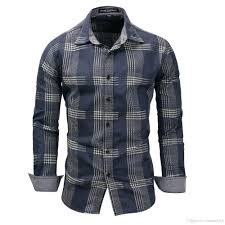
#> input picture lab2/B22_E22CSEU0645_Divyansh/uploads/images.jpeg, 225 x 225 px, found by its file name
$ jupyter execute ACVLab6.ipynb   (shell and % lines are left out)
#> lines starting #> are read from the running program, lines starting #| are printed output that depends on the picture; after the words box and inside, x2 and y2 are one past the last pixel; in counts of white or black regions, pixels touching at a corner belong together
[cell 1]
import cv2
import numpy as np
import matplotlib.pyplot as plt
from ultralytics import YOLO
from tensorflow import keras
from tensorflow.keras.applications import VGG16
from tensorflow.keras.models import Model

# Task 1: Image Segmentation and Hough Transform
def edge_based_segmentation(image_path):
    # Check if the image file exists and can be read
#> called with image_path = '/content/images.jpeg'
    image = cv2.imread(image_path, cv2.IMREAD_GRAYSCALE)
#> image: shape (225, 225); min 0, max 255, mean 166.6

    # Check if image loading was successful
    if image is None:
        print(f"Error: Could not load image from {image_path}. Please check the file path.")
        return  # Exit the function if image loading failed

    edges = cv2.Canny(image, 50, 150)
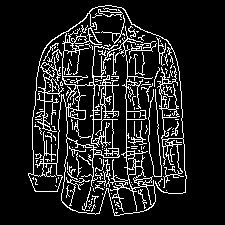
#> edges: shape (225, 225); 12.7% white in thin lines or dots, all inside (x1, y1, x2, y2) = (28, 5, 187, 216)
    plt.imshow(edges, cmap='gray')
    plt.title('Edge-based Segmentation')
    plt.show()

def region_based_segmentation(image_path):
#> called with image_path = '/content/images.jpeg'
    image = cv2.imread(image_path)
#> image is the input picture: shape (225, 225, 3); mean B, G, R 171.2, 166.5, 164.8
    gray = cv2.cvtColor(image, cv2.COLOR_BGR2GRAY)
    _, thresh = cv2.threshold(gray, 127, 255, cv2.THRESH_BINARY)
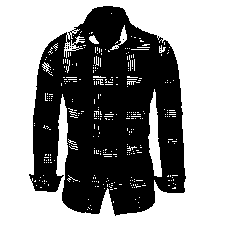
#> thresh: shape (225, 225); 55.2% white; 13 black regions (12 under 20 px), largest, box (x1, y1, x2, y2) and area: (29, 6, 186, 216) 22688
    plt.imshow(thresh, cmap='gray')
    plt.title('Region-based Segmentation')
    plt.show()

def hough_transform(image_path):
#> called with image_path = '/content/images.jpeg'
    image = cv2.imread(image_path)
    gray = cv2.cvtColor(image, cv2.COLOR_BGR2GRAY)
    edges = cv2.Canny(gray, 50, 150)
    lines = cv2.HoughLinesP(edges, 1, np.pi/180, 68, minLineLength=15, maxLineGap=250)
#> lines = 15 rows, first 6: [91, 213, 95, 7], [101, 206, 101, 6], [126, 213, 126, 12], [103, 6, 106, 190], [112, 208, 112, 6], [133, 212, 136, 26]
    for line in lines:
        x1, y1, x2, y2 = line[0]
        cv2.line(image, (x1, y1), (x2, y2), (0, 255, 0), 2)
#> this loop made 15 passes
#> (x1, y1, x2, y2) on passes 1 to 12: (91, 213, 95, 7), (101, 206, 101, 6), (126, 213, 126, 12), (103, 6, 106, 190), (112, 208, 112, 6), (133, 212, 136, 26), (61, 200, 83, 19), (113, 212, 113, 6), (55, 191, 64, 32), (179, 71, 185, 190), (156, 35, 168, 193), (151, 33, 162, 191)
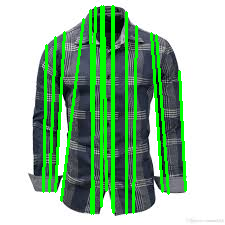
#> image: shape (225, 225, 3); 14.57% of pixels changed, all inside (x1, y1, x2, y2) = (42, 5, 187, 215)
    plt.imshow(cv2.cvtColor(image, cv2.COLOR_BGR2RGB))
    plt.title('Hough Transform - Line Detection')
    plt.show()

# Task 2: Object Detection

def object_detection_yolo(image_path):
    model = YOLO('yolov8n.pt')
    results = model(image_path)
    if results and results[0] is not None:
        results[0].show()
    else:
        print("No objects detected in the image.")

def rcnn_object_detection(image_path):
    base_model = VGG16(weights='imagenet', include_top=False)
    model = Model(inputs=base_model.input, outputs=base_model.output)
    image = cv2.imread(image_path)
    image = cv2.resize(image, (224, 224))
    image = np.expand_dims(image, axis=0)
    features = model.predict(image)
    print('Extracted Features Shape:', features.shape)

# Example usage
edge_based_segmentation('/content/images.jpeg')
region_based_segmentation('/content/images.jpeg')
hough_transform('/content/images.jpeg')
object_detection_yolo('/content/images.jpeg')
#> (the call stopped at in object_detection_yolo, `model = YOLO('yolov8n.pt')`: ultralytics is not available in this run)
rcnn_object_detection('/content/images.jpeg')
#> (the call stopped at in rcnn_object_detection, `base_model = VGG16(weights='imagenet', include_top=False)`: tensorflow is not available in this run)
